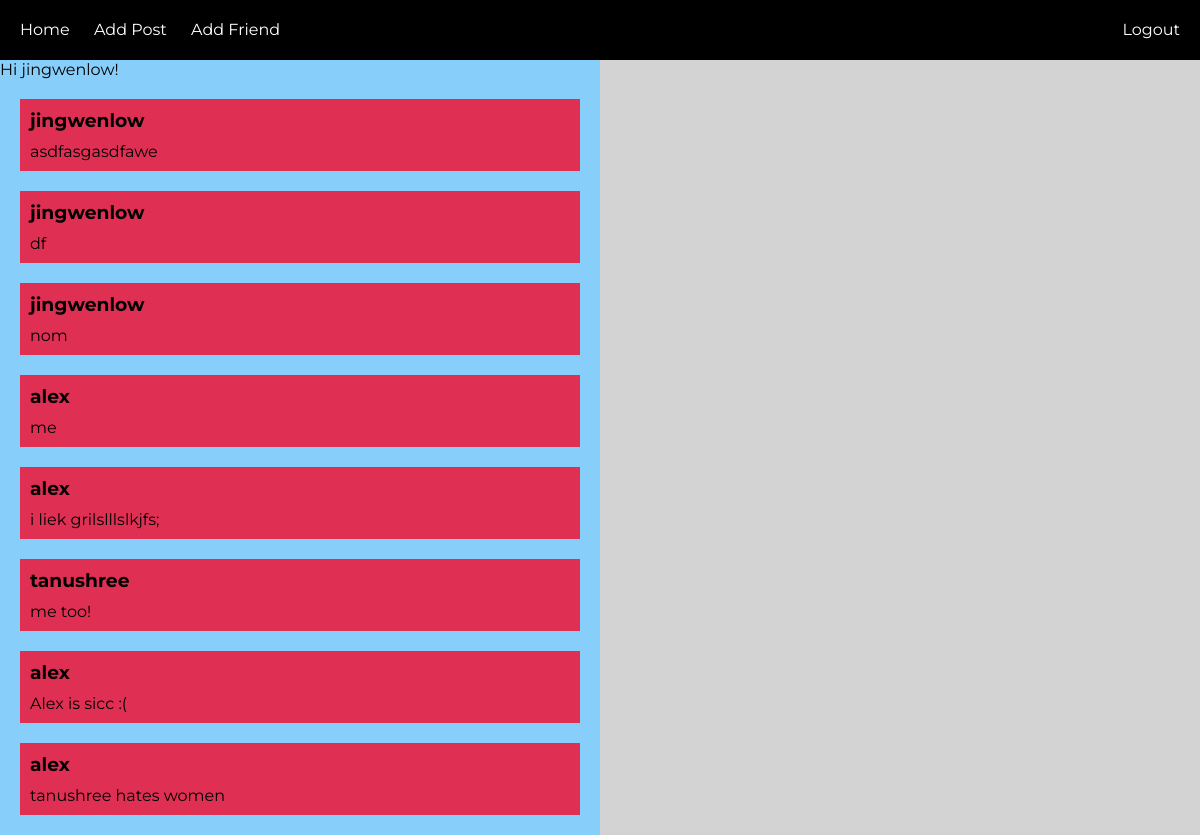
The page /home (signed in) on the database its author committed.
### users/models.py (models this page shows, shortened)
class CustomUser(AbstractUser):
    name = models.CharField(blank=True, max_length=255)

class Post(models.Model):
    post = models.CharField(max_length=500)
    img = models.FileField(null=True)
    user = models.ForeignKey(settings.AUTH_USER_MODEL, on_delete=models.PROTECT)
    date = models.DateTimeField(auto_now=True)

### users/views.py (the view)
# urls.py: 2. Add a URL to urlpatterns:  path('', Home.as_view(), name='home')
class Home(TemplateView):
    template_name = 'home.html'
    def get(self, request):
        if request.user.is_authenticated:
            form = AddPost()
            friend = Friend.objects.filter(current_user=request.user)
            friends = friend[0].users.all()
            friends_list = list(friends)
            posts = Post.objects.all() #filter(user__id_in=friends_list)
            users = CustomUser.objects.exclude(id=request.user.id)
            args = {'form': form, 'posts': posts, 'users':users}
            return render(request, self.template_name, args)
        else:
            return render(request, self.template_name)

### users/templates/home.html (shortened to what this page needs)
{% extends 'base.html' %}
{% load staticfiles %}
{% block css %}
<link rel="stylesheet" href="{% static 'css/home.css' %}">
{% endblock %}
{% block log %}
  {% if user.is_authenticated %}
    <a class="login" href="{% url 'logout' %}">Logout</a>
  {% else %}
    <a class="login" href="{% url 'login' %}">Login</a>
  {% endif %}
{% endblock %}
{% block content %}
<div class="feed">
  {% if user.is_authenticated %}
    Hi {{ user.username }}!
  {% else %}
    <p>You are not logged in</p>
    <p>Please log in!</p>
    <a href="{% url 'login' %}">login</a> |
    <a href="{% url 'signup' %}">signup</a>
  {% endif %}
  {% for post in posts %}
    <div class="post">
      <div class="name">
        <h3 class="usrnm">{{ post.user.username }}</h3>
      </div>
        <div class="postContent">
        <p class="text">{{ post.post }}</p>
      </div>
    </div>
  {% endfor %}
</div>
<div class="quotes">
</div>
{% endblock %}

### users/static/css/home.css (style rules this page uses)
body, html { margin: 0px; padding: 0px; min-height: 100%; font-family: 'Montserrat', sans-serif; }
p { margin: 0px; }
a { color: white; padding-left: 20px; text-decoration: none; }
a.login { padding-right: 20px; }
div.feed { background-color: lightskyblue; flex: 0 0 50%; }
div.quotes { background-color: lightgrey; flex: 0 0 50%; }
div.post { background-color: #df3054; margin: 20px; margin bottom: 0px; }
h3.usrnm { padding: 10px; padding-bottom: 0px; margin: 0px; }
p.text { padding: 10px; }

### rows shown on the page
CustomUser: username "jingwenlow"
Post: user.username "jingwenlow", post "asdfasgasdfawe"
Post: user.username "jingwenlow", post "df"
Post: user.username "jingwenlow", post "nom"
Post: user.username "alex", post "me"
Post: user.username "alex", post "i liek grilslllslkjfs;"
Post: user.username "tanushree", post "me too!"
Post: user.username "alex", post "Alex is sicc :("
Post: user.username "alex", post "tanushree hates women"
